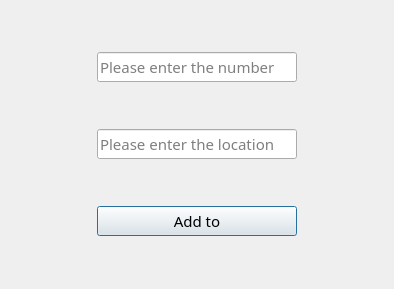
<?xml version="1.0" encoding="UTF-8"?>
<ui version="4.0">
 <class>add_point_dialog</class>
 <widget class="QDialog" name="add_point_dialog">
  <property name="geometry">
   <rect>
    <x>0</x>
    <y>0</y>
    <width>394</width>
    <height>289</height>
   </rect>
  </property>
  <property name="font">
   <font>
    <family>微软雅黑</family>
    <pointsize>11</pointsize>
   </font>
  </property>
  <property name="windowTitle">
   <string>Dialog</string>
  </property>
  <property name="windowIcon">
   <iconset resource="images.qrc">
    <normaloff>:/new/prefix1/MyImages/Br01.svg</normaloff>:/new/prefix1/MyImages/Br01.svg</iconset>
  </property>
  <layout class="QGridLayout" name="gridLayout">
   <item row="0" column="0">
    <widget class="QLineEdit" name="number_lineEdit">
     <property name="minimumSize">
      <size>
       <width>200</width>
       <height>30</height>
      </size>
     </property>
     <property name="maximumSize">
      <size>
       <width>200</width>
       <height>30</height>
      </size>
     </property>
     <property name="placeholderText">
      <string>Please enter the number</string>
     </property>
    </widget>
   </item>
   <item row="2" column="0">
    <widget class="QPushButton" name="ok_pushButton">
     <property name="minimumSize">
      <size>
       <width>200</width>
       <height>30</height>
      </size>
     </property>
     <property name="maximumSize">
      <size>
       <width>200</width>
       <height>30</height>
      </size>
     </property>
     <property name="text">
      <string>Add to</string>
     </property>
     <property name="icon">
      <iconset resource="images.qrc">
       <normaloff>:/new/prefix1/MyImages/checkmark.svg</normaloff>:/new/prefix1/MyImages/checkmark.svg</iconset>
     </property>
    </widget>
   </item>
   <item row="1" column="0">
    <widget class="QLineEdit" name="position_lineEdit">
     <property name="minimumSize">
      <size>
       <width>200</width>
       <height>30</height>
      </size>
     </property>
     <property name="maximumSize">
      <size>
       <width>200</width>
       <height>30</height>
      </size>
     </property>
     <property name="placeholderText">
      <string>Please enter the location</string>
     </property>
    </widget>
   </item>
  </layout>
 </widget>
 <resources>
  <include location="images.qrc"/>
 </resources>
 <connections/>
</ui>
